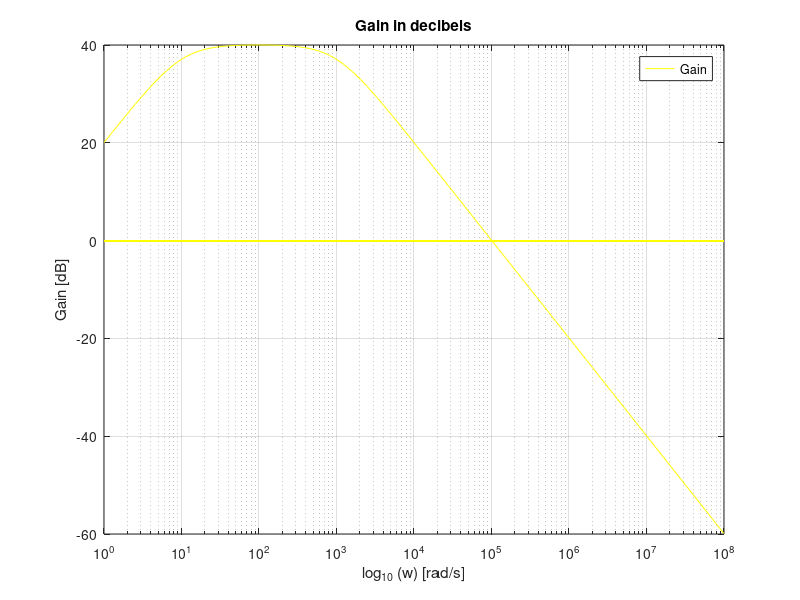
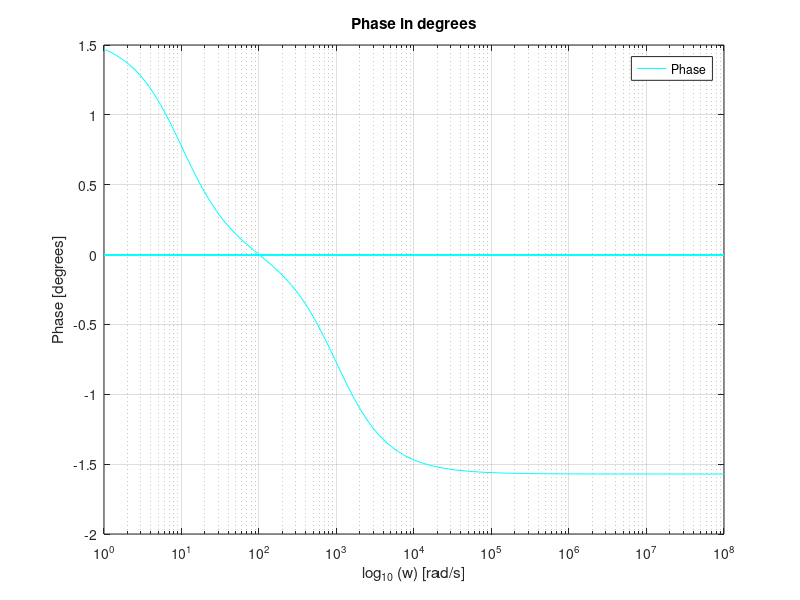
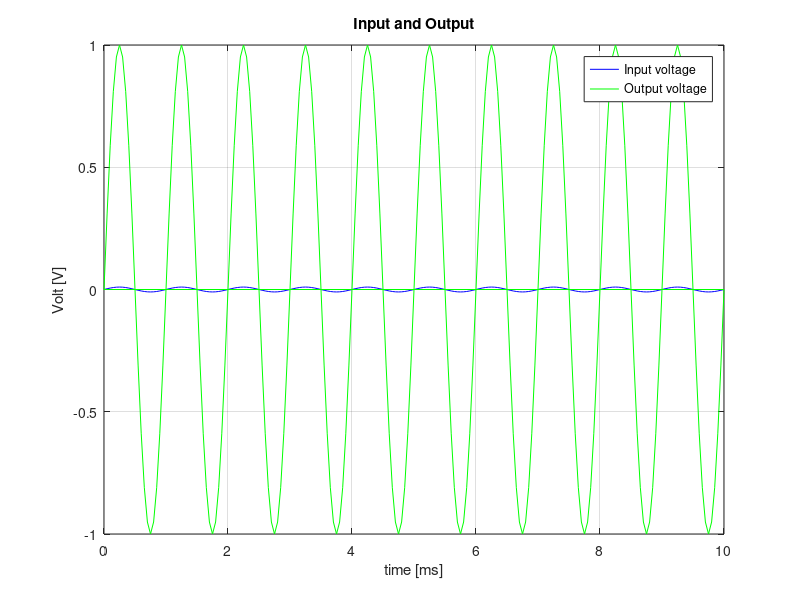

Reproduce these figures in MATLAB, in order.
%Gain Stage

Vcc=5.0;
Vee=-5.0;
%Vin = 10e-3*sin(2*pi*1e3*t);
R1=1e3;
R2=100e3;

%Low Frequency Cut

Rlcut=100e3;
Clcut=1e-6;

%High Frequency Cut

Rhcut=1e3;
Chcut=1e-6;


retval = 0;

function retval = transf (s)
	Rlcut=100e3;
	Clcut=1e-6;
	Rhcut=1e3;
	Chcut=1e-6;
	R1=1e3;
	R2=100e3;
  retval = ((Rlcut*Clcut*s)/(1+Rlcut*Clcut*s))*(1+(R2)/(R1))*((1)/(1+Rhcut*Chcut*s));
  return;
endfunction

w = [];
f = [];
Af = zeros(100);
PHf = zeros(100);
i = 1;
w=logspace(0, 8, 100);
j=sqrt(-1);


%The Gain of the Gain Stage

omega_L = (1)/(Rlcut*Clcut);

omega_H = (1)/(Rhcut*Chcut);

omega_0 = sqrt(omega_L*omega_H);



%Imput Impedance and Output Impedance for omega = omega_0

fileoutp = fopen("outputstg.tex" , "w");

fprintf(fileoutp , "The Gain of the Gain Stage && %f \\\\ \\hline \n" , (1+(R2)/(R1)));
fprintf(fileoutp , "$\\omega_L$ [rad/s] && %f \\\\ \\hline \n" , omega_L);
fprintf(fileoutp , "$\\omega_H$ [rad/s] && %f \\\\ \\hline \n" , omega_H);
fprintf(fileoutp , "$\\omega_0$ [rad/s] && %f \\\\ \\hline \n" , omega_0);
fprintf(fileoutp , "Gain ($\\omega_0$) [dB] && %f \\\\ \\hline \n" , 20*log10 (abs(transf (omega_0*j))));
fprintf(fileoutp , "Gain ($2000\\pi$) [dB] && %f \\\\ \\hline \n" , 20*log10 (abs(transf (2000*pi()*j))));
fprintf(fileoutp , "Imput Impedance $Z_in$ [kOhm] && %f \\\\ \\hline \n" , (((1)/(j*omega_0*Clcut)+Rlcut)/1000));
fprintf(fileoutp , "Output Impedance $Z_out$ [kOhm] && %f \\\\ \\hline \n" , (((1)/(j*omega_0*Chcut+(1)/(Rhcut)))/1000));
fclose (fileoutp);

while (i <= 100)
	Af(i) = 20*log10 (abs(transf (w(i)*j)));
	PHf(i) = arg (transf (w(i)*j));
	i++;
endwhile;

gain = figure();
semilogx(w , Af , "y");
title("Gain in decibels");
legend("Gain");
grid on;
xlabel ("log_{10} (w) [rad/s]");
ylabel ("Gain [dB]");
print (gain, "gain.eps", "-depsc");

phase = figure();
semilogx(w , PHf , "c");
title("Phase in degrees");
legend("Phase");
grid on;
xlabel ("log_{10} (w) [rad/s]");
ylabel ("Phase [degrees]");
print (phase, "phase.eps", "-depsc");

t=0:0.05:10;
vin = zeros(length(t));
vout = zeros(length(t));
Gain_0 = abs(transf (omega_0*j));
i=1;

while (i < length(t))
	vin(i) = 10e-3*sin(2*pi*1e3*t(i)*10^-3);
	vout(i) = Gain_0*vin(i);
	i++;
endwhile;

inoutput = figure();
p1 = plot(t , vin , "b");
hold;
p2 = plot(t , vout , "g");
title("Input and Output");
h = [p1(1); p2(1)];
legend(h , "Input voltage" , "Output voltage");
grid on;
xlabel ("time [ms]");
ylabel ("Volt [V]");
print (inoutput, "inoutput.eps", "-depsc");
